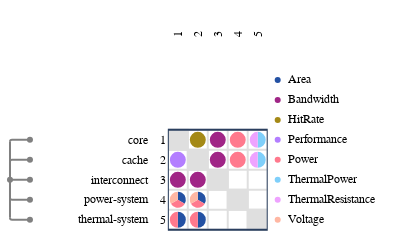

Notebook cell for this chart:
### Code cell
from ragraph.io.esl import from_esl
graph = from_esl(["./esl"])

import raesl.plot
figure = raesl.plot.mdm(
    graph,
    node_kinds=["component"],
)
figure.show()

### Figure 1 — Plotly figure (JSON) as saved in the notebook; plotly's stock layout.template omitted (floating-point values rounded to 4 significant figures)
{"data": [{"hoverinfo": "skip", "marker": {"color": "#FFFFFF", "line": {"color": "#FFFFFF"}}, "mode": "markers", "showlegend": false, "type": "scatter", "x": [0.5], "xaxis": "x", "y": [0.5], "yaxis": "y"}, {"hoverinfo": "skip", "marker": {"color": "#FFFFFF", "line": {"color": "#FFFFFF"}}, "mode": "markers", "showlegend": false, "type": "scatter", "x": [0.5], "xaxis": "x2", "y": [0.5], "yaxis": "y2"}, {"hoverinfo": "skip", "marker": {"color": "#FFFFFF", "line": {"color": "#FFFFFF"}}, "mode": "markers", "showlegend": false, "type": "scatter", "x": [0.5], "xaxis": "x3", "y": [0.5], "yaxis": "y3"}, {"hoverinfo": "skip", "marker": {"color": "#FFFFFF", "line": {"color": "#FFFFFF"}}, "mode": "markers", "showlegend": false, "type": "scatter", "x": [0.5], "xaxis": "x5", "y": [0.5], "yaxis": "y5"}, {"customdata": [{"data": "world.core", "pointtype": "tree_node"}, {"data": "world.cache", "pointtype": "tree_node"}, {"data": "world.interconnect", "pointtype": "tree_node"}, {"data": "world.power-system", "pointtype": "tree_node"}, {"data": "world.thermal-system", "pointtype": "tree_node"}, {"data": "world", "pointtype": "tree_node"}], "hoverinfo": "text", "marker": {"color": "gray"}, "mode": "markers", "showlegend": false, "text": ["world.core", "world.cache", "world.interconnect", "world.power-system", "world.thermal-system", "world"], "type": "scatter", "x": [1, 1, 1, 1, 1, 0], "xaxis": "x6", "y": [4.5, 3.5, 2.5, 1.5, 0.5, 2.5], "yaxis": "y6"}, {"customdata": [{"source": "world.core", "target": "world.cache"}], "hoverinfo": "text", "marker": {"color": "#ffffff"}, "mode": "markers", "showlegend": false, "text": ["source: world.core<br>target: world.cache<br>Performance: 1.0"], "type": "scatter", "x": [0.5], "xaxis": "x9", "y": [3.3], "yaxis": "y9"}, {"customdata": [{"source": "world.core", "target": "world.interconnect"}], "hoverinfo": "text", "marker": {"color": "#ffffff"}, "mode": "markers", "showlegend": false, "text": ["source: world.core<br>target: world.interconnect<br>Bandwidth: 1.0"], "type": "scatter", "x": [0.5], "xaxis": "x9", "y": [2.3], "yaxis": "y9"}, {"customdata": [{"source": "world.core", "target": "world.power-system"}], "hoverinfo": "text", "marker": {"color": "#ffffff"}, "mode": "markers", "showlegend": false, "text": ["source: world.core<br>target: world.power-system<br>Area: 1.0", "source: world.core<br>target: world.power-system<br>Power: 1.0", "source: world.core<br>target: world.power-system<br>Voltage: 1.0"], "type": "scatter", "x": [0.6732, 0.5, 0.3268], "xaxis": "x9", "y": [1.6, 1.3, 1.6], "yaxis": "y9"}, {"customdata": [{"source": "world.core", "target": "world.thermal-system"}], "hoverinfo": "text", "marker": {"color": "#ffffff"}, "mode": "markers", "showlegend": false, "text": ["source: world.core<br>target: world.thermal-system<br>Area: 1.0", "source: world.core<br>target: world.thermal-system<br>Power: 1.0"], "type": "scatter", "x": [0.7, 0.3], "xaxis": "x9", "y": [0.5, 0.5], "yaxis": "y9"}, {"customdata": [{"source": "world.cache", "target": "world.core"}], "hoverinfo": "text", "marker": {"color": "#ffffff"}, "mode": "markers", "showlegend": false, "text": ["source: world.cache<br>target: world.core<br>HitRate: 1.0"], "type": "scatter", "x": [1.5], "xaxis": "x9", "y": [4.3], "yaxis": "y9"}, {"customdata": [{"source": "world.cache", "target": "world.interconnect"}], "hoverinfo": "text", "marker": {"color": "#ffffff"}, "mode": "markers", "showlegend": false, "text": ["source: world.cache<br>target: world.interconnect<br>Bandwidth: 1.0"], "type": "scatter", "x": [1.5], "xaxis": "x9", "y": [2.3], "yaxis": "y9"}, {"customdata": [{"source": "world.cache", "target": "world.power-system"}], "hoverinfo": "text", "marker": {"color": "#ffffff"}, "mode": "markers", "showlegend": false, "text": ["source: world.cache<br>target: world.power-system<br>Area: 1.0", "source: world.cache<br>target: world.power-system<br>Power: 1.0", "source: world.cache<br>target: world.power-system<br>Voltage: 1.0"], "type": "scatter", "x": [1.673, 1.5, 1.327], "xaxis": "x9", "y": [1.6, 1.3, 1.6], "yaxis": "y9"}, {"customdata": [{"source": "world.cache", "target": "world.thermal-system"}], "hoverinfo": "text", "marker": {"color": "#ffffff"}, "mode": "markers", "showlegend": false, "text": ["source: world.cache<br>target: world.thermal-system<br>Area: 1.0", "source: world.cache<br>target: world.thermal-system<br>Power: 1.0"], "type": "scatter", "x": [1.7, 1.3], "xaxis": "x9", "y": [0.5, 0.5], "yaxis": "y9"}, {"customdata": [{"source": "world.interconnect", "target": "world.core"}], "hoverinfo": "text", "marker": {"color": "#ffffff"}, "mode": "markers", "showlegend": false, "text": ["source: world.interconnect<br>target: world.core<br>Bandwidth: 1.0"], "type": "scatter", "x": [2.5], "xaxis": "x9", "y": [4.3], "yaxis": "y9"}, {"customdata": [{"source": "world.interconnect", "target": "world.cache"}], "hoverinfo": "text", "marker": {"color": "#ffffff"}, "mode": "markers", "showlegend": false, "text": ["source: world.interconnect<br>target: world.cache<br>Bandwidth: 1.0"], "type": "scatter", "x": [2.5], "xaxis": "x9", "y": [3.3], "yaxis": "y9"}, {"customdata": [{"source": "world.power-system", "target": "world.core"}], "hoverinfo": "text", "marker": {"color": "#ffffff"}, "mode": "markers", "showlegend": false, "text": ["source: world.power-system<br>target: world.core<br>Power: 1.0"], "type": "scatter", "x": [3.5], "xaxis": "x9", "y": [4.3], "yaxis": "y9"}, {"customdata": [{"source": "world.power-system", "target": "world.cache"}], "hoverinfo": "text", "marker": {"color": "#ffffff"}, "mode": "markers", "showlegend": false, "text": ["source: world.power-system<br>target: world.cache<br>Power: 1.0"], "type": "scatter", "x": [3.5], "xaxis": "x9", "y": [3.3], "yaxis": "y9"}, {"customdata": [{"source": "world.thermal-system", "target": "world.core"}], "hoverinfo": "text", "marker": {"color": "#ffffff"}, "mode": "markers", "showlegend": false, "text": ["source: world.thermal-system<br>target: world.core<br>ThermalPower: 1.0", "source: world.thermal-system<br>target: world.core<br>ThermalResistance: 1.0"], "type": "scatter", "x": [4.7, 4.3], "xaxis": "x9", "y": [4.5, 4.5], "yaxis": "y9"}, {"customdata": [{"source": "world.thermal-system", "target": "world.cache"}], "hoverinfo": "text", "marker": {"color": "#ffffff"}, "mode": "markers", "showlegend": false, "text": ["source: world.thermal-system<br>target: world.cache<br>ThermalPower: 1.0", "source: world.thermal-system<br>target: world.cache<br>ThermalResistance: 1.0"], "type": "scatter", "x": [4.7, 4.3], "xaxis": "x9", "y": [3.5, 3.5], "yaxis": "y9"}, {"hoverinfo": "text", "marker": {"color": "#2351a3"}, "mode": "markers", "showlegend": false, "text": ["Area"], "type": "scatter", "x": [0.5], "xaxis": "x10", "y": [7.5], "yaxis": "y10"}, {"hoverinfo": "text", "marker": {"color": "#a02586"}, "mode": "markers", "showlegend": false, "text": ["Bandwidth"], "type": "scatter", "x": [0.5], "xaxis": "x10", "y": [6.5], "yaxis": "y10"}, {"hoverinfo": "text", "marker": {"color": "#a48916"}, "mode": "markers", "showlegend": false, "text": ["HitRate"], "type": "scatter", "x": [0.5], "xaxis": "x10", "y": [5.5], "yaxis": "y10"}, {"hoverinfo": "text", "marker": {"color": "#b37eff"}, "mode": "markers", "showlegend": false, "text": ["Performance"], "type": "scatter", "x": [0.5], "xaxis": "x10", "y": [4.5], "yaxis": "y10"}, {"hoverinfo": "text", "marker": {"color": "#ff798d"}, "mode": "markers", "showlegend": false, "text": ["Power"], "type": "scatter", "x": [0.5], "xaxis": "x10", "y": [3.5], "yaxis": "y10"}, {"hoverinfo": "text", "marker": {"color": "#7fcffa"}, "mode": "markers", "showlegend": false, "text": ["ThermalPower"], "type": "scatter", "x": [0.5], "xaxis": "x10", "y": [2.5], "yaxis": "y10"}, {"hoverinfo": "text", "marker": {"color": "#eea3ff"}, "mode": "markers", "showlegend": false, "text": ["ThermalResistance"], "type": "scatter", "x": [0.5], "xaxis": "x10", "y": [1.5], "yaxis": "y10"}, {"hoverinfo": "text", "marker": {"color": "#ffb7a3"}, "mode": "markers", "showlegend": false, "text": ["Voltage"], "type": "scatter", "x": [0.5], "xaxis": "x10", "y": [0.5], "yaxis": "y10"}, {"hoverinfo": "text", "mode": "text", "showlegend": false, "text": ["Area", "Bandwidth", "HitRate", "Performance", "Power", "ThermalPower", "ThermalResistance", "Voltage"], "textfont": {"color": "black", "family": "Fira Code,Hack,Courier New,monospace", "size": 12}, "textposition": "middle right", "type": "scatter", "x": [1, 1, 1, 1, 1, 1, 1, 1], "xaxis": "x10", "y": [7.5, 6.5, 5.5, 4.5, 3.5, 2.5, 1.5, 0.5], "yaxis": "y10"}], "layout": {"annotations": [{"font": {"color": "black", "family": "Fira Code,Hack,Courier New,monospace", "size": 12}, "showarrow": false, "text": "1", "textangle": -90, "x": 0.5, "xref": "x4", "y": -0.3301, "yanchor": "bottom", "yref": "y", "yshift": 0}, {"font": {"color": "black", "family": "Fira Code,Hack,Courier New,monospace", "size": 12}, "showarrow": false, "text": "2", "textangle": -90, "x": 1.5, "xref": "x4", "y": -0.3301, "yanchor": "bottom", "yref": "y", "yshift": 0}, {"font": {"color": "black", "family": "Fira Code,Hack,Courier New,monospace", "size": 12}, "showarrow": false, "text": "3", "textangle": -90, "x": 2.5, "xref": "x4", "y": -0.3301, "yanchor": "bottom", "yref": "y", "yshift": 0}, {"font": {"color": "black", "family": "Fira Code,Hack,Courier New,monospace", "size": 12}, "showarrow": false, "text": "4", "textangle": -90, "x": 3.5, "xref": "x4", "y": -0.3301, "yanchor": "bottom", "yref": "y", "yshift": 0}, {"font": {"color": "black", "family": "Fira Code,Hack,Courier New,monospace", "size": 12}, "showarrow": false, "text": "5", "textangle": -90, "x": 4.5, "xref": "x4", "y": -0.3301, "yanchor": "bottom", "yref": "y", "yshift": 0}, {"font": {"color": "black", "family": "Fira Code,Hack,Courier New,monospace", "size": 12}, "showarrow": false, "text": "core", "textangle": 0, "x": 2.772, "xanchor": "right", "xref": "x7", "y": 4.5, "yref": "y6", "yshift": 0}, {"font": {"color": "black", "family": "Fira Code,Hack,Courier New,monospace", "size": 12}, "showarrow": false, "text": "cache", "textangle": 0, "x": 2.772, "xanchor": "right", "xref": "x7", "y": 3.5, "yref": "y6", "yshift": 0}, {"font": {"color": "black", "family": "Fira Code,Hack,Courier New,monospace", "size": 12}, "showarrow": false, "text": "interconnect", "textangle": 0, "x": 2.772, "xanchor": "right", "xref": "x7", "y": 2.5, "yref": "y6", "yshift": 0}, {"font": {"color": "black", "family": "Fira Code,Hack,Courier New,monospace", "size": 12}, "showarrow": false, "text": "power-system", "textangle": 0, "x": 2.772, "xanchor": "right", "xref": "x7", "y": 1.5, "yref": "y6", "yshift": 0}, {"font": {"color": "black", "family": "Fira Code,Hack,Courier New,monospace", "size": 12}, "showarrow": false, "text": "thermal-system", "textangle": 0, "x": 2.772, "xanchor": "right", "xref": "x7", "y": 0.5, "yref": "y6", "yshift": 0}, {"font": {"color": "black", "family": "Fira Code,Hack,Courier New,monospace", "size": 12}, "showarrow": false, "text": "1", "textangle": 0, "x": 0.4301, "xanchor": "right", "xref": "x8", "y": 4.5, "yref": "y6", "yshift": 0}, {"font": {"color": "black", "family": "Fira Code,Hack,Courier New,monospace", "size": 12}, "showarrow": false, "text": "2", "textangle": 0, "x": 0.4301, "xanchor": "right", "xref": "x8", "y": 3.5, "yref": "y6", "yshift": 0}, {"font": {"color": "black", "family": "Fira Code,Hack,Courier New,monospace", "size": 12}, "showarrow": false, "text": "3", "textangle": 0, "x": 0.4301, "xanchor": "right", "xref": "x8", "y": 2.5, "yref": "y6", "yshift": 0}, {"font": {"color": "black", "family": "Fira Code,Hack,Courier New,monospace", "size": 12}, "showarrow": false, "text": "4", "textangle": 0, "x": 0.4301, "xanchor": "right", "xref": "x8", "y": 1.5, "yref": "y6", "yshift": 0}, {"font": {"color": "black", "family": "Fira Code,Hack,Courier New,monospace", "size": 12}, "showarrow": false, "text": "5", "textangle": 0, "x": 0.4301, "xanchor": "right", "xref": "x8", "y": 0.5, "yref": "y6", "yshift": 0}], "autosize": false, "height": 218.2, "hovermode": "closest", "margin": {"b": 0, "l": 0, "pad": 0, "r": 0, "t": 25}, "modebar": {"orientation": "h"}, "paper_bgcolor": "rgba(256,256,256,1)", "plot_bgcolor": "rgba(256,256,256,0)", "shapes": [{"line": {"color": "gray", "dash": "solid", "width": 2}, "type": "line", "x0": 0, "x1": 0, "xref": "x6", "y0": 2.5, "y1": 4.4, "yref": "y6"}, {"line": {"color": "gray", "dash": "solid", "width": 2}, "path": "M 0 4.4 Q 0 4.5 0.1 4.5", "type": "path", "xref": "x6", "yref": "y6"}, {"line": {"color": "gray", "dash": "solid", "width": 2}, "type": "line", "x0": 0.1, "x1": 1, "xref": "x6", "y0": 4.5, "y1": 4.5, "yref": "y6"}, {"line": {"color": "gray", "dash": "solid", "width": 2}, "type": "line", "x0": 0, "x1": 0, "xref": "x6", "y0": 2.5, "y1": 3.4, "yref": "y6"}, {"line": {"color": "gray", "dash": "solid", "width": 2}, "path": "M 0 3.4 Q 0 3.5 0.1 3.5", "type": "path", "xref": "x6", "yref": "y6"}, {"line": {"color": "gray", "dash": "solid", "width": 2}, "type": "line", "x0": 0.1, "x1": 1, "xref": "x6", "y0": 3.5, "y1": 3.5, "yref": "y6"}, {"line": {"color": "gray", "dash": "solid", "width": 2}, "type": "line", "x0": 0, "x1": 1, "xref": "x6", "y0": 2.5, "y1": 2.5, "yref": "y6"}, {"line": {"color": "gray", "dash": "solid", "width": 2}, "type": "line", "x0": 0, "x1": 0, "xref": "x6", "y0": 2.5, "y1": 1.6, "yref": "y6"}, {"line": {"color": "gray", "dash": "solid", "width": 2}, "path": "M 0 1.6 Q 0 1.5 0.1 1.5", "type": "path", "xref": "x6", "yref": "y6"}, {"line": {"color": "gray", "dash": "solid", "width": 2}, "type": "line", "x0": 0.1, "x1": 1, "xref": "x6", "y0": 1.5, "y1": 1.5, "yref": "y6"}, {"line": {"color": "gray", "dash": "solid", "width": 2}, "type": "line", "x0": 0, "x1": 0, "xref": "x6", "y0": 2.5, "y1": 0.6, "yref": "y6"}, {"line": {"color": "gray", "dash": "solid", "width": 2}, "path": "M 0 0.6 Q 0 0.5 0.1 0.5", "type": "path", "xref": "x6", "yref": "y6"}, {"line": {"color": "gray", "dash": "solid", "width": 2}, "type": "line", "x0": 0.1, "x1": 1, "xref": "x6", "y0": 0.5, "y1": 0.5, "yref": "y6"}, {"line": {"color": "#dfdfdf", "dash": "solid", "width": 2}, "type": "line", "x0": 0, "x1": 5, "xref": "x9", "y0": 0, "y1": 0, "yref": "y6"}, {"line": {"color": "#dfdfdf", "dash": "solid", "width": 2}, "type": "line", "x0": 0, "x1": 5, "xref": "x9", "y0": 1, "y1": 1, "yref": "y6"}, {"line": {"color": "#dfdfdf", "dash": "solid", "width": 2}, "type": "line", "x0": 0, "x1": 5, "xref": "x9", "y0": 2, "y1": 2, "yref": "y6"}, {"line": {"color": "#dfdfdf", "dash": "solid", "width": 2}, "type": "line", "x0": 0, "x1": 5, "xref": "x9", "y0": 3, "y1": 3, "yref": "y6"}, {"line": {"color": "#dfdfdf", "dash": "solid", "width": 2}, "type": "line", "x0": 0, "x1": 5, "xref": "x9", "y0": 4, "y1": 4, "yref": "y6"}, {"line": {"color": "#dfdfdf", "dash": "solid", "width": 2}, "type": "line", "x0": 0, "x1": 5, "xref": "x9", "y0": 5, "y1": 5, "yref": "y6"}, {"line": {"color": "#dfdfdf", "dash": "solid", "width": 2}, "type": "line", "x0": 0, "x1": 0, "xref": "x9", "y0": 0, "y1": 5, "yref": "y6"}, {"line": {"color": "#dfdfdf", "dash": "solid", "width": 2}, "type": "line", "x0": 1, "x1": 1, "xref": "x9", "y0": 0, "y1": 5, "yref": "y6"}, {"line": {"color": "#dfdfdf", "dash": "solid", "width": 2}, "type": "line", "x0": 2, "x1": 2, "xref": "x9", "y0": 0, "y1": 5, "yref": "y6"}, {"line": {"color": "#dfdfdf", "dash": "solid", "width": 2}, "type": "line", "x0": 3, "x1": 3, "xref": "x9", "y0": 0, "y1": 5, "yref": "y6"}, {"line": {"color": "#dfdfdf", "dash": "solid", "width": 2}, "type": "line", "x0": 4, "x1": 4, "xref": "x9", "y0": 0, "y1": 5, "yref": "y6"}, {"line": {"color": "#dfdfdf", "dash": "solid", "width": 2}, "type": "line", "x0": 5, "x1": 5, "xref": "x9", "y0": 0, "y1": 5, "yref": "y6"}, {"fillcolor": "#dfdfdf", "layer": "below", "line": {"color": "#dfdfdf"}, "type": "rect", "x0": 0, "x1": 1, "xref": "x9", "y0": 4, "y1": 5, "yref": "y6"}, {"fillcolor": "#dfdfdf", "layer": "below", "line": {"color": "#dfdfdf"}, "type": "rect", "x0": 1, "x1": 2, "xref": "x9", "y0": 3, "y1": 4, "yref": "y6"}, {"fillcolor": "#dfdfdf", "layer": "below", "line": {"color": "#dfdfdf"}, "type": "rect", "x0": 2, "x1": 3, "xref": "x9", "y0": 2, "y1": 3, "yref": "y6"}, {"fillcolor": "#dfdfdf", "layer": "below", "line": {"color": "#dfdfdf"}, "type": "rect", "x0": 3, "x1": 4, "xref": "x9", "y0": 1, "y1": 2, "yref": "y6"}, {"fillcolor": "#dfdfdf", "layer": "below", "line": {"color": "#dfdfdf"}, "type": "rect", "x0": 4, "x1": 5, "xref": "x9", "y0": 0, "y1": 1, "yref": "y6"}, {"fillcolor": "#b37eff", "line": {"width": 0}, "path": "M 0.5 3.5 L 0.5 3.9 Q 0.334 3.9 0.217 3.783 Q 0.1 3.666 0.1 3.5 Q 0.1 3.334 0.217 3.217 Q 0.334 3.1 0.5 3.1 Q 0.666 3.1 0.783 3.217 Q 0.9 3.334 0.9 3.5 Q 0.9 3.666 0.783 3.783 Q 0.666 3.9 0.5 3.9 Z", "type": "path", "xref": "x9", "yref": "y6"}, {"fillcolor": "#a02586", "line": {"width": 0}, "path": "M 0.5 2.5 L 0.5 2.9 Q 0.334 2.9 0.217 2.783 Q 0.1 2.666 0.1 2.5 Q 0.1 2.334 0.217 2.217 Q 0.334 2.1 0.5 2.1 Q 0.666 2.1 0.783 2.217 Q 0.9 2.334 0.9 2.5 Q 0.9 2.666 0.783 2.783 Q 0.666 2.9 0.5 2.9 Z", "type": "path", "xref": "x9", "yref": "y6"}, {"fillcolor": "#2351a3", "line": {"width": 0}, "path": "M 0.5 1.5 L 0.846 1.3 Q 0.929 1.443 0.886 1.604 Q 0.843 1.764 0.7 1.846 Q 0.607 1.9 0.5 1.9 Z", "type": "path", "xref": "x9", "yref": "y6"}, {"fillcolor": "#ff798d", "line": {"width": 0}, "path": "M 0.5 1.5 L 0.15400000000000003 1.3 Q 0.236 1.157 0.396 1.114 Q 0.557 1.071 0.7 1.154 Q 0.793 1.207 0.846 1.3 Z", "type": "path", "xref": "x9", "yref": "y6"}, {"fillcolor": "#ffb7a3", "line": {"width": 0}, "path": "M 0.5 1.5 L 0.5 1.9 Q 0.334 1.9 0.217 1.783 Q 0.1 1.666 0.1 1.5 Q 0.1 1.393 0.154 1.3 Z", "type": "path", "xref": "x9", "yref": "y6"}, {"fillcolor": "#2351a3", "line": {"width": 0}, "path": "M 0.5 0.5 L 0.5 0.09999999999999998 Q 0.666 0.1 0.783 0.217 Q 0.9 0.334 0.9 0.5 Q 0.9 0.666 0.783 0.783 Q 0.666 0.9 0.5 0.9 Z", "type": "path", "xref": "x9", "yref": "y6"}, {"fillcolor": "#ff798d", "line": {"width": 0}, "path": "M 0.5 0.5 L 0.5 0.9 Q 0.334 0.9 0.217 0.783 Q 0.1 0.666 0.1 0.5 Q 0.1 0.334 0.217 0.217 Q 0.334 0.1 0.5 0.1 Z", "type": "path", "xref": "x9", "yref": "y6"}, {"fillcolor": "#a48916", "line": {"width": 0}, "path": "M 1.5 4.5 L 1.5 4.9 Q 1.334 4.9 1.217 4.783 Q 1.1 4.666 1.1 4.5 Q 1.1 4.334 1.217 4.217 Q 1.334 4.1 1.5 4.1 Q 1.666 4.1 1.783 4.217 Q 1.9 4.334 1.9 4.5 Q 1.9 4.666 1.783 4.783 Q 1.666 4.9 1.5 4.9 Z", "type": "path", "xref": "x9", "yref": "y6"}, {"fillcolor": "#a02586", "line": {"width": 0}, "path": "M 1.5 2.5 L 1.5 2.9 Q 1.334 2.9 1.217 2.783 Q 1.1 2.666 1.1 2.5 Q 1.1 2.334 1.217 2.217 Q 1.334 2.1 1.5 2.1 Q 1.666 2.1 1.783 2.217 Q 1.9 2.334 1.9 2.5 Q 1.9 2.666 1.783 2.783 Q 1.666 2.9 1.5 2.9 Z", "type": "path", "xref": "x9", "yref": "y6"}, {"fillcolor": "#2351a3", "line": {"width": 0}, "path": "M 1.5 1.5 L 1.846 1.3 Q 1.929 1.443 1.886 1.604 Q 1.843 1.764 1.7 1.846 Q 1.607 1.9 1.5 1.9 Z", "type": "path", "xref": "x9", "yref": "y6"}, {"fillcolor": "#ff798d", "line": {"width": 0}, "path": "M 1.5 1.5 L 1.154 1.3 Q 1.236 1.157 1.396 1.114 Q 1.557 1.071 1.7 1.154 Q 1.793 1.207 1.846 1.3 Z", "type": "path", "xref": "x9", "yref": "y6"}, {"fillcolor": "#ffb7a3", "line": {"width": 0}, "path": "M 1.5 1.5 L 1.5 1.9 Q 1.334 1.9 1.217 1.783 Q 1.1 1.666 1.1 1.5 Q 1.1 1.393 1.154 1.3 Z", "type": "path", "xref": "x9", "yref": "y6"}, {"fillcolor": "#2351a3", "line": {"width": 0}, "path": "M 1.5 0.5 L 1.5 0.09999999999999998 Q 1.666 0.1 1.783 0.217 Q 1.9 0.334 1.9 0.5 Q 1.9 0.666 1.783 0.783 Q 1.666 0.9 1.5 0.9 Z", "type": "path", "xref": "x9", "yref": "y6"}, {"fillcolor": "#ff798d", "line": {"width": 0}, "path": "M 1.5 0.5 L 1.5 0.9 Q 1.334 0.9 1.217 0.783 Q 1.1 0.666 1.1 0.5 Q 1.1 0.334 1.217 0.217 Q 1.334 0.1 1.5 0.1 Z", "type": "path", "xref": "x9", "yref": "y6"}, {"fillcolor": "#a02586", "line": {"width": 0}, "path": "M 2.5 4.5 L 2.5 4.9 Q 2.334 4.9 2.217 4.783 Q 2.1 4.666 2.1 4.5 Q 2.1 4.334 2.217 4.217 Q 2.334 4.1 2.5 4.1 Q 2.666 4.1 2.783 4.217 Q 2.9 4.334 2.9 4.5 Q 2.9 4.666 2.783 4.783 Q 2.666 4.9 2.5 4.9 Z", "type": "path", "xref": "x9", "yref": "y6"}, {"fillcolor": "#a02586", "line": {"width": 0}, "path": "M 2.5 3.5 L 2.5 3.9 Q 2.334 3.9 2.217 3.783 Q 2.1 3.666 2.1 3.5 Q 2.1 3.334 2.217 3.217 Q 2.334 3.1 2.5 3.1 Q 2.666 3.1 2.783 3.217 Q 2.9 3.334 2.9 3.5 Q 2.9 3.666 2.783 3.783 Q 2.666 3.9 2.5 3.9 Z", "type": "path", "xref": "x9", "yref": "y6"}, {"fillcolor": "#ff798d", "line": {"width": 0}, "path": "M 3.5 4.5 L 3.5 4.9 Q 3.334 4.9 3.217 4.783 Q 3.1 4.666 3.1 4.5 Q 3.1 4.334 3.217 4.217 Q 3.334 4.1 3.5 4.1 Q 3.666 4.1 3.783 4.217 Q 3.9 4.334 3.9 4.5 Q 3.9 4.666 3.783 4.783 Q 3.666 4.9 3.5 4.9 Z", "type": "path", "xref": "x9", "yref": "y6"}, {"fillcolor": "#ff798d", "line": {"width": 0}, "path": "M 3.5 3.5 L 3.5 3.9 Q 3.334 3.9 3.217 3.783 Q 3.1 3.666 3.1 3.5 Q 3.1 3.334 3.217 3.217 Q 3.334 3.1 3.5 3.1 Q 3.666 3.1 3.783 3.217 Q 3.9 3.334 3.9 3.5 Q 3.9 3.666 3.783 3.783 Q 3.666 3.9 3.5 3.9 Z", "type": "path", "xref": "x9", "yref": "y6"}, {"fillcolor": "#7fcffa", "line": {"width": 0}, "path": "M 4.5 4.5 L 4.5 4.1 Q 4.666 4.1 4.783 4.217 Q 4.9 4.334 4.9 4.5 Q 4.9 4.666 4.783 4.783 Q 4.666 4.9 4.5 4.9 Z", "type": "path", "xref": "x9", "yref": "y6"}, {"fillcolor": "#eea3ff", "line": {"width": 0}, "path": "M 4.5 4.5 L 4.5 4.9 Q 4.334 4.9 4.217 4.783 Q 4.1 4.666 4.1 4.5 Q 4.1 4.334 4.217 4.217 Q 4.334 4.1 4.5 4.1 Z", "type": "path", "xref": "x9", "yref": "y6"}, {"fillcolor": "#7fcffa", "line": {"width": 0}, "path": "M 4.5 3.5 L 4.5 3.1 Q 4.666 3.1 4.783 3.217 Q 4.9 3.334 4.9 3.5 Q 4.9 3.666 4.783 3.783 Q 4.666 3.9 4.5 3.9 Z", "type": "path", "xref": "x9", "yref": "y6"}, {"fillcolor": "#eea3ff", "line": {"width": 0}, "path": "M 4.5 3.5 L 4.5 3.9 Q 4.334 3.9 4.217 3.783 Q 4.1 3.666 4.1 3.5 Q 4.1 3.334 4.217 3.217 Q 4.334 3.1 4.5 3.1 Z", "type": "path", "xref": "x9", "yref": "y6"}, {"type": "rect", "x0": 0, "x1": 5, "xref": "x9", "y0": 0, "y1": 5, "yref": "y6"}], "width": 410.6, "xaxis": {"anchor": "y", "automargin": false, "autorange": false, "domain": [0, 0.09742], "matches": "x6", "range": [-0.5, 1.5], "scaleanchor": "y", "scaleratio": 1, "showticklabels": false}, "xaxis10": {"anchor": "y10", "automargin": false, "domain": [0.6529, 1], "range": [0, 7.125], "scaleanchor": "y", "showgrid": false, "showline": false, "showticklabels": false, "zeroline": false}, "xaxis2": {"anchor": "y2", "automargin": false, "autorange": false, "domain": [0.09742, 0.3675], "matches": "x7", "range": [-2.772, 2.772], "scaleanchor": "y", "scaleratio": 1, "showticklabels": false}, "xaxis3": {"anchor": "y3", "automargin": false, "autorange": false, "domain": [0.3675, 0.4094], "matches": "x8", "range": [-0.4301, 0.4301], "scaleanchor": "y", "scaleratio": 1, "showticklabels": false}, "xaxis4": {"anchor": "y4", "automargin": false, "domain": [0.4094, 0.6529], "matches": "x9", "range": [0, 5], "scaleanchor": "y", "showgrid": false, "showline": false, "showticklabels": false, "zeroline": false}, "xaxis5": {"anchor": "y5", "automargin": false, "autorange": false, "domain": [0.6529, 1], "matches": "x10", "range": [0, 7.125], "scaleanchor": "y", "scaleratio": 1, "showticklabels": false}, "xaxis6": {"anchor": "y6", "automargin": false, "autorange": false, "domain": [0, 0.09742], "range": [-0.5, 1.5], "scaleanchor": "y", "scaleratio": 1, "showgrid": false, "showline": false, "showticklabels": false, "zeroline": false}, "xaxis7": {"anchor": "y7", "automargin": false, "domain": [0.09742, 0.3675], "range": [-2.772, 2.772], "scaleanchor": "y", "scaleratio": 1, "showgrid": false, "showline": false, "showticklabels": false, "zeroline": false}, "xaxis8": {"anchor": "y8", "automargin": false, "domain": [0.3675, 0.4094], "range": [-0.4301, 0.4301], "scaleanchor": "y", "scaleratio": 1, "showgrid": false, "showline": false, "showticklabels": false, "zeroline": false}, "xaxis9": {"anchor": "y9", "automargin": false, "domain": [0.4094, 0.6529], "range": [0, 5], "scaleanchor": "y", "scaleratio": 1, "showgrid": false, "showline": false, "showticklabels": false, "zeroline": false}, "yaxis": {"anchor": "x", "automargin": false, "autorange": false, "domain": [0.9316, 1], "range": [-0.3301, 0.3301], "showticklabels": false}, "yaxis10": {"anchor": "x10", "automargin": false, "autorange": false, "domain": [0, 0.9316], "matches": "y6", "range": [0, 9], "scaleratio": 1, "showgrid": false, "showline": false, "showticklabels": false, "zeroline": false}, "yaxis2": {"anchor": "x2", "automargin": false, "autorange": false, "domain": [0.9316, 1], "matches": "y", "range": [-0.3301, 0.3301], "showticklabels": false}, "yaxis3": {"anchor": "x3", "automargin": false, "autorange": false, "domain": [0.9316, 1], "matches": "y", "range": [-0.3301, 0.3301], "showticklabels": false}, "yaxis4": {"anchor": "x4", "automargin": false, "autorange": false, "domain": [0.9316, 1], "matches": "y", "range": [-0.3301, 0.3301], "scaleanchor": "x", "scaleratio": 1, "showgrid": false, "showline": false, "showticklabels": false, "zeroline": false}, "yaxis5": {"anchor": "x5", "automargin": false, "autorange": false, "domain": [0.9316, 1], "matches": "y", "range": [-0.3301, 0.3301], "showticklabels": false}, "yaxis6": {"anchor": "x6", "automargin": false, "autorange": false, "domain": [0, 0.9316], "range": [0, 9], "scaleanchor": "x", "scaleratio": 1, "showgrid": true, "showline": false, "showticklabels": false, "zeroline": false}, "yaxis7": {"anchor": "x7", "automargin": false, "autorange": false, "domain": [0, 0.9316], "matches": "y6", "range": [0, 9], "scaleratio": 1, "showgrid": false, "showline": false, "showticklabels": false, "zeroline": false}, "yaxis8": {"anchor": "x8", "automargin": false, "autorange": false, "domain": [0, 0.9316], "matches": "y6", "range": [0, 9], "scaleratio": 1, "showgrid": false, "showline": false, "showticklabels": false, "zeroline": false}, "yaxis9": {"anchor": "x9", "automargin": false, "autorange": false, "domain": [0, 0.9316], "matches": "y6", "range": [0, 9], "scaleratio": 1, "showgrid": false, "showline": false, "showticklabels": false, "zeroline": false}}}
